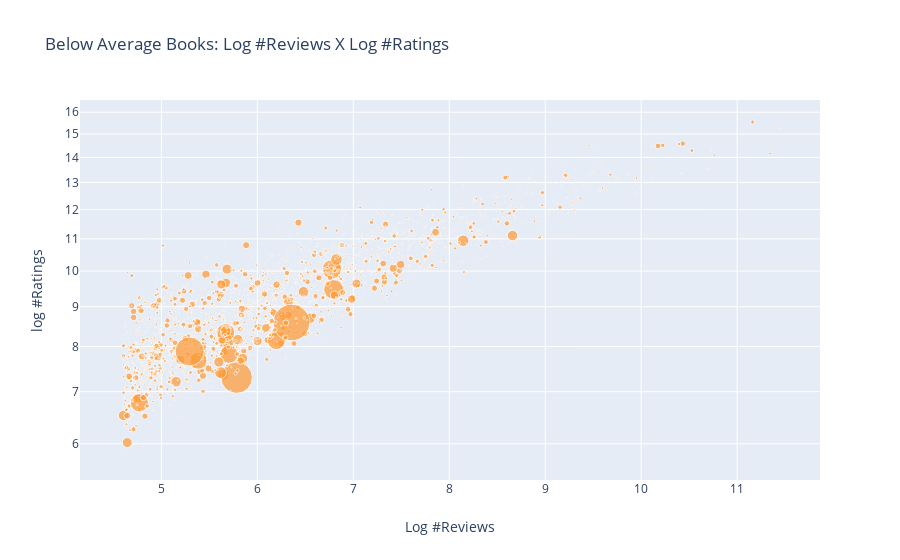

The cell this chart's notebook holds for it:
### Code cell
wBooks.iplot(
    x='log_reviews',
    y='log_ratings',
    opacity=0.4,
    size=wBooks['size^2'],
    mode='markers',
    layout=dict(
        xaxis=dict(title='Log #Reviews'),
        yaxis=dict(type='log', title='log #Ratings'),
        title='Log #Reviews X Log #Ratings'))

### Figure 1 — Plotly figure (JSON) as saved in the notebook; plotly's stock layout.template omitted (floating-point values rounded to 4 significant figures; data arrays with more than 128 entries replaced by an {"elided": "..."} marker saying what was removed)
{"data": [{"line": {"color": "rgba(255, 153, 51, 1.0)", "dash": "solid", "shape": "linear", "width": 1.3}, "marker": {"size": {"elided": "4952 float values"}, "symbol": "circle"}, "mode": "markers", "name": "log_ratings", "text": "", "type": "scatter", "x": {"elided": "4952 float values"}, "y": {"elided": "4952 float values"}}], "layout": {"title": {"text": "Below Average Books: Log #Reviews X Log #Ratings"}, "xaxis": {"title": {"text": "Log #Reviews"}}, "yaxis": {"title": {"text": "log #Ratings"}, "type": "log"}}}
